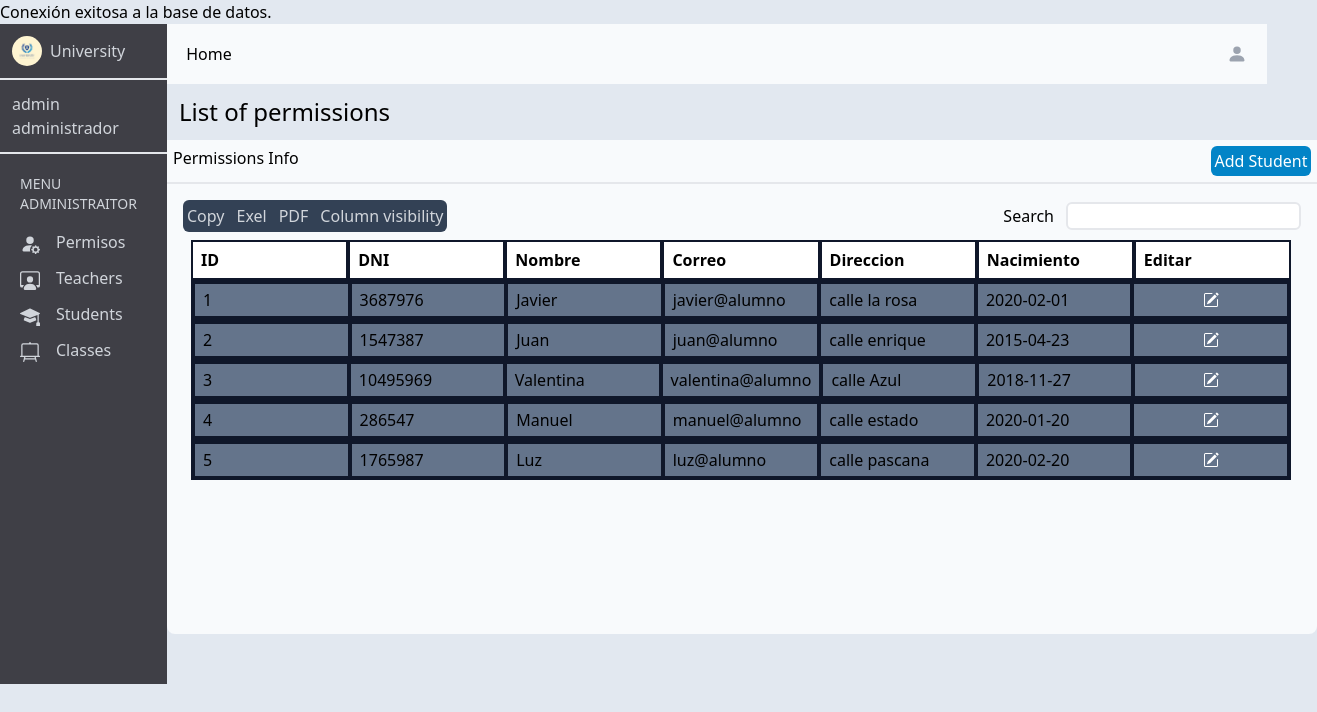
Page /adminalum.php (signed in) on the committed database.
### tables this page shows
CREATE TABLE IF NOT EXISTS `administrador` (
  `id` int NOT NULL AUTO_INCREMENT,
  `dni` int NOT NULL,
  `nombre` varchar(100) NOT NULL,
  `usuario` varchar(250) NOT NULL,
  `contrasena` varchar(250) NOT NULL,
  `permiso` varchar(100) NOT NULL,
  `estado` varchar(100) NOT NULL,
  `direccion` varchar(250) NOT NULL,
  `nacimiento` date NOT NULL,
  `clase` varchar(100) NOT NULL,
  PRIMARY KEY (`id`),
  UNIQUE KEY `dni` (`dni`),
  UNIQUE KEY `usuario` (`usuario`(100)),
  KEY `dni_2` (`dni`)
);

### adminalum.php (the view, shortened to what this page needs)
<?php
require "connection.php";
$consulta = "SELECT * FROM administrador";
$resultado = mysqli_query($connection, $consulta);
?>
<!DOCTYPE html>
<html lang="en">
<head>
    <link href="/dist/output.css" rel="stylesheet">
</head>
<body class="bg-slate-200">
    <main class="h-screen flex">
        <div class="w-custom-300 h-custom-660 bg-zinc-700">
            <div class="flex items-center p-3 gap-2 border-b-2">
                <img class="w-custom-30 h-custom-30 rounded-full" src="./assets/logo.jpg">
                <p class="text-gray-300">University</p>
            </div>
            <div class="p-3 border-b-2">
                <p class="text-gray-300">admin</p>
                <p class="text-gray-300">administrador</p>
            </div>
            <div class="p-5 flex flex-col">
                <p class="flex justify-center text-gray-300 pb-4 text-sm">MENU ADMINISTRAITOR</p>
                <div class="flex flex-col items-start gap-3">
                    <button class="text-gray-300 hover:translate-y-[-4px]" onclick="permisos()">
                        Permisos</button>
                    <button class="text-gray-300 hover:translate-y-[-4px]" onclick="maestros()">
                        Teachers</button>
                    <button class="text-gray-300 hover:translate-y-[-4px]" onclick="alumnos()">
                        Students</button>
                    <button class="text-gray-300 hover:translate-y-[-4px]" onclick="clases()">
                        Classes</button>
                </div>
            </div>
        </div>
        <div class="flex flex-col">
        <div class="w-custom-1100 flex justify-between h-15 p-3 bg-slate-50">
                <button class="w-custom-60 text-center hover:bg-gray-300 rounded-md" onclick="dashboardadmi()">Home</button>
                <button class="px-2 py-2 flex justify-center hover:bg-gray-300 rounded-md" onclick="menuadmin()"><svg xmlns="http://www.w3.org/2000/svg" width="16" height="16" fill="currentColor" class="bi bi-person-fill text-gray-400 w-custom-20 h-custom-20 inline-block mr-0" viewBox="0 0 16 16">
                        <path d="M3 14s-1 0-1-1 1-4 6-4 6 3 6 4-1 1-1 1H3Zm5-6a3 3 0 1 0 0-6 3 3 0 0 0 0 6Z" />
                    </svg></button>
            </div>
            <div>
                <p class="p-3 text-bold text-2xl">List of permissions</p>
                <div class="w-custom-1150 h-10 p-1.5 bg-slate-50 border-b-2 flex justify-between">
                    <p>Permissions Info</p>
                    <button class="w-custom-100 h-custom-30 bg-sky-600 text-white rounded-md">Add Student</button>
                </div>
                <div class="w-full h-custom-450 p-4 bg-slate-50 rounded-b-lg">
                    <div class="flex justify-between">
                        <div class="w-64 p-1 flex bg-slate-700 gap-3 rounded-md">
                            <button class="text-gray-300">Copy</button>
                            <button class="text-gray-300">Exel</button>
                            <button class="text-gray-300">PDF</button>
                            <button class="text-gray-300">Column visibility</button>
                        </div>
                        <div class="flex justify-center items-center gap-3">
                            <p>Search</p>
                            <input class="w-20 h-8 border-2 rounded-md">
                        </div>
                    </div>
                    <div class="w-custom-1100 flex flex-col p-2">
                        <div class="w-custom-1100 h-custom-40 flex bg-white">
                            <div class="w-custom-300 border-2 border-slate-900 flex items-center p-2 font-bold">ID</div>
                            <div class="w-custom-300 border-2 border-slate-900 flex items-center p-2 font-bold">DNI</div>
                            <div class="w-custom-300 border-2 border-slate-900 flex items-center p-2 font-bold">Nombre</div>
                            <div class="w-custom-300 border-2 border-slate-900 flex items-center p-2 font-bold">Correo</div>
                            <div class="w-custom-300 border-2 border-slate-900 flex items-center p-2 font-bold">Direccion</div>
                            <div class="w-custom-300 border-2 border-slate-900 flex items-center p-2 font-bold">Nacimiento</div>
                            <div class="w-custom-300 border-2 border-slate-900 flex items-center p-2 font-bold">Editar</div>
                        </div>
                        <?php
                        $contador = 1;
                        while ($fila = mysqli_fetch_assoc($resultado)) {
                            if ($fila['permiso'] == 'Alumno') {
                            echo "<div class='w-custom-1100 h-custom-40 flex bg-slate-500 border-2 border-slate-900'>";
                            echo "<div class='w-custom-220 border-2 border-slate-900 flex items-center p-2'>" . $contador . "</div>";
                            echo "<div class='w-custom-220 border-2 border-slate-900 flex items-center p-2'>" . $fila['dni'] . "</div>";
                            echo "<div class='w-custom-220 border-2 border-slate-900 flex items-center p-2'>" . $fila['nombre'] . "</div>";
                            echo "<div class='w-custom-220 border-2 border-slate-900 flex items-center p-2'>" . $fila['usuario'] . "</div>";
                            echo "<div class='w-custom-220 border-2 border-slate-900 flex items-center p-2'>" . $fila['direccion'] . "</div>";
                            echo "<div class='w-custom-220 border-2 border-slate-900 flex items-center p-2'>" . $fila['nacimiento'] . "</div>";
                            echo "<button class='w-custom-220 border-2 border-slate-900 flex justify-center items-center p-2'>" . "<svg xmlns='http://www.w3.org/2000/svg width='16' height='16' fill='currentColor' class='bi bi-pencil-square text-white' viewBox='0 0 16 16'>" .
                                "<path d='M15.502 1.94a.5.5 0 0 1 0 .706L14.459 3.69l-2-2L13.502.646a.5.5 0 0 1 .707 0l1.293 1.293zm-1.75 2.456-2-2L4.939 9.21a.5.5 0 0 0-.121.196l-.805 2.414a.25.25 0 0 0 .316.316l2.414-.805a.5.5 0 0 0 .196-.12l6.813-6.814z'/>" . "
                                    <path fill-rule='evenodd' d='M1 13.5A1.5 1.5 0 0 0 2.5 15h11a1.5 1.5 0 0 0 1.5-1.5v-6a.5.5 0 0 0-1 0v6a.5.5 0 0 1-.5.5h-11a.5.5 0 0 1-.5-.5v-11a.5.5 0 0 1 .5-.5H9a.5.5 0 0 0 0-1H2.5A1.5 1.5 0 0 0 1 2.5v11z'/>" .
                                "</svg>" . "</button>";
                            echo "</div>";
                            $contador++;
                            }
                        }
                        ?>
                    </div>
                </div>
            </div>
        </div>
    </main>
</body>
</html>

### rows in the picture
administrador: dni "3687976", nombre "Javier", usuario "javier@alumno", direccion "calle la rosa", nacimiento "2020-02-01"
administrador: dni "1547387", nombre "Juan", usuario "juan@alumno", direccion "calle enrique", nacimiento "2015-04-23"
administrador: dni "10495969", nombre "Valentina", usuario "valentina@alumno", direccion "calle Azul", nacimiento "2018-11-27"
administrador: dni "286547", nombre "Manuel", usuario "manuel@alumno", direccion "calle estado", nacimiento "2020-01-20"
administrador: dni "1765987", nombre "Luz", usuario "luz@alumno", direccion "calle pascana", nacimiento "2020-02-20"
